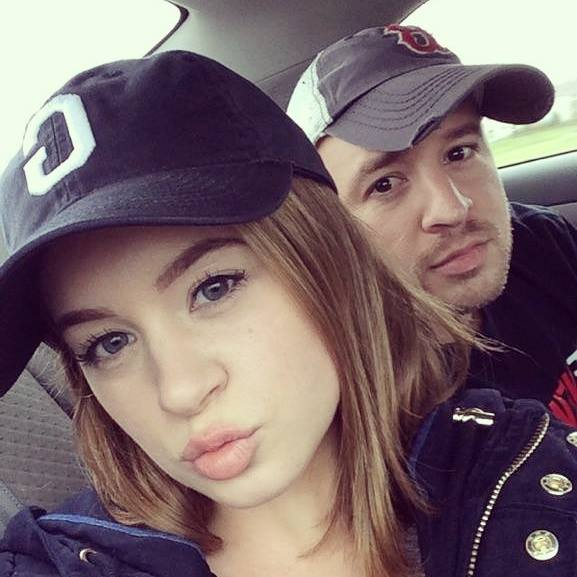
#> input picture 432.jpg, 577 x 577 px
$ python 'Cropping Images.py'
#> lines starting #> are read from the running program, lines starting #| are printed output that depends on the picture
from PIL import Image

img = Image.open("432.jpg")
#> img is the input picture: PIL image 577x577 RGB; mean R, G, B 123.4, 104.8, 108.5
area = (100, 100, 350, 395)
cropped_img = img.crop(area)
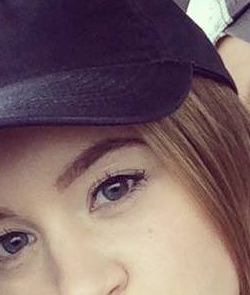
#> cropped_img: PIL image 250x295 RGB; mean R, G, B 123.3, 100, 101.9

#img.show()
cropped_img.show()

$ run again, with leave.jpg copied over 432.jpg
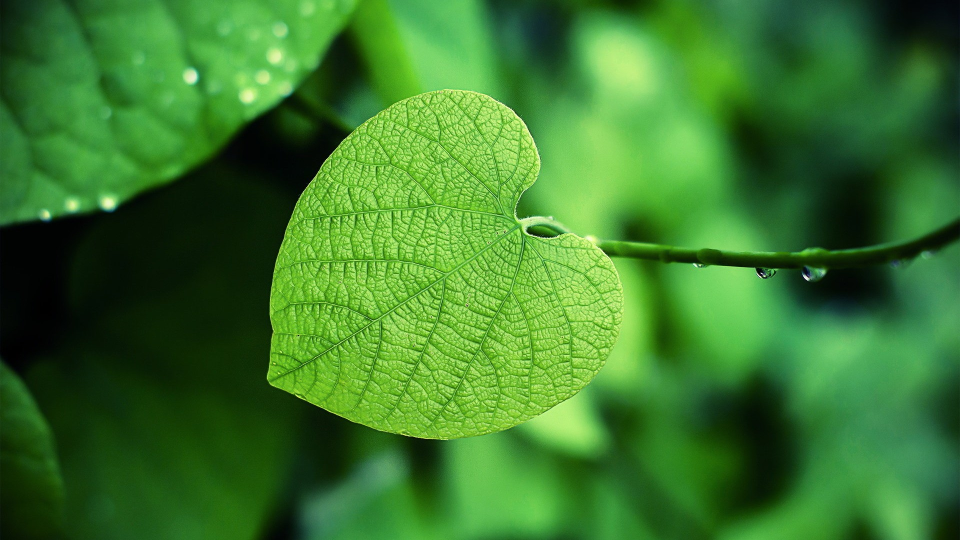
#> input picture leave.jpg, 1920 x 1080 px (shown at 1/2 size)
#> img is the input picture: PIL image 1920x1080 RGB; mean R, G, B 59, 121.7, 44
#> `cropped_img = img.crop(area)`:
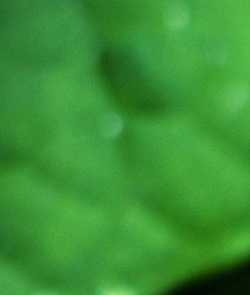
#> cropped_img: PIL image 250x295 RGB; mean R, G, B 57.5, 145.6, 52.4
